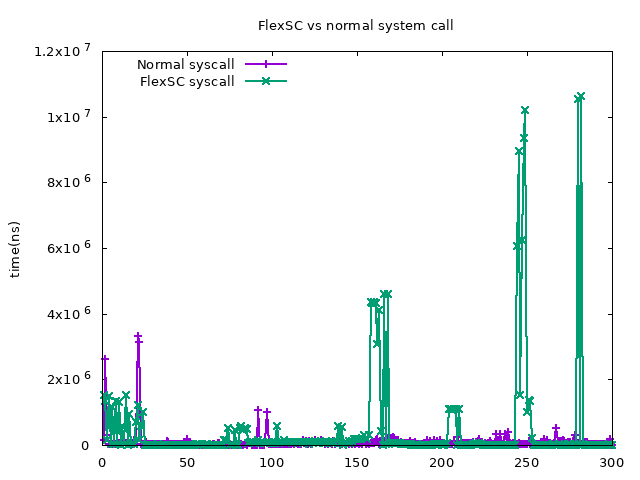

Write the gnuplot code that produced this figure.
reset
set ylabel 'time(ns)'
set title 'FlexSC vs normal system call'
set key left top
set term png enhanced font 'Verdana,10'
set output 'exp1.png'

plot [:][:] \
'normal.out' using ($0+1):1 with linespoints linewidth 2 title "Normal syscall",\
'flexsc.out' using ($0+1):1 with linespoints linewidth 2 title "FlexSC syscall"